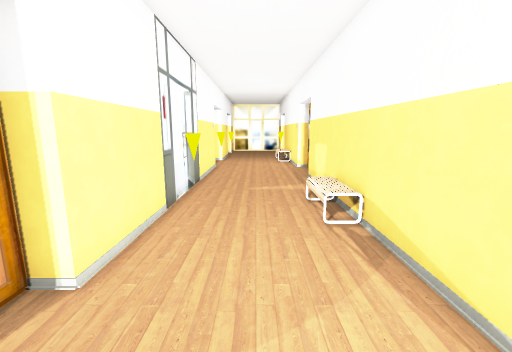
[1] (above)

14 first-person views from a walk through a Godot game level. The camera is 1.3 m above the floor, tilts 10° down and sees 90° across. The floor is counted in squares, 0.5 m on a side. Each view is taken from the middle of a square. On the plan, view 1 faces up. The plan holds only what a view shows up to about 18 squares ahead; the rest is blank. The place goes on beyond the plan.

[2]
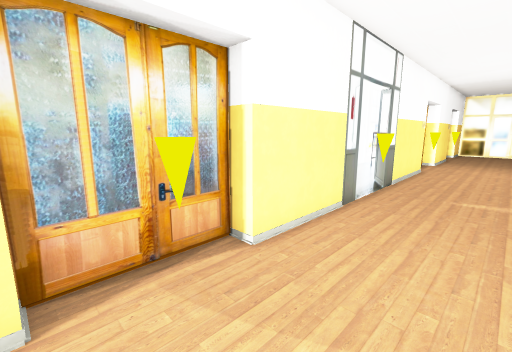

[3]
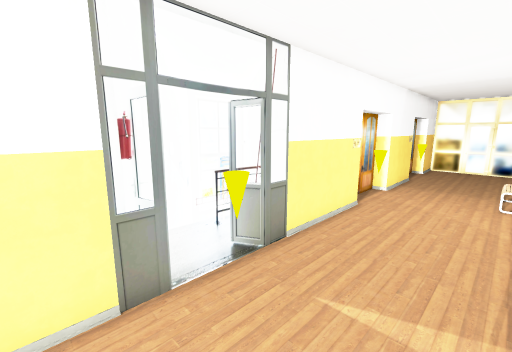

[4]
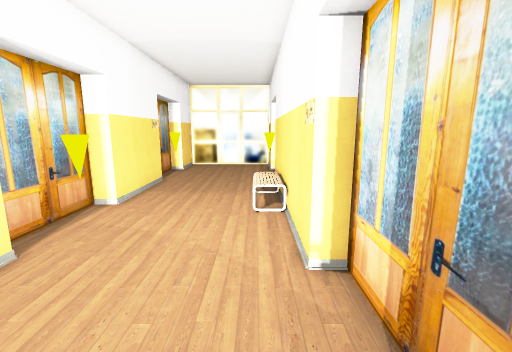

[5]
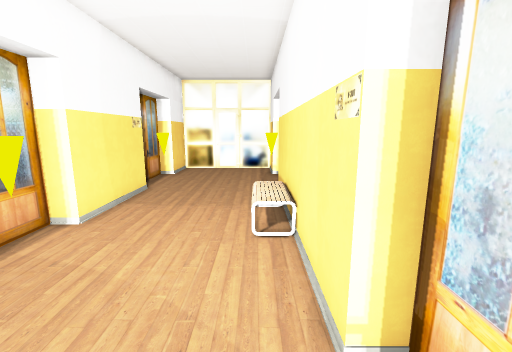

[6]
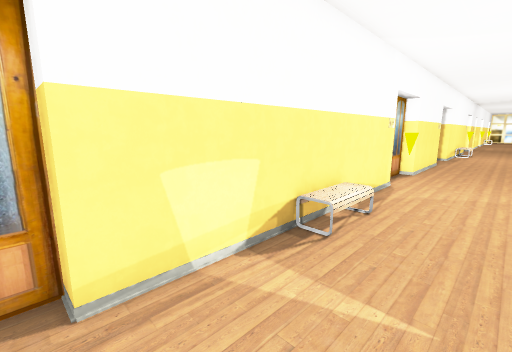

[7]
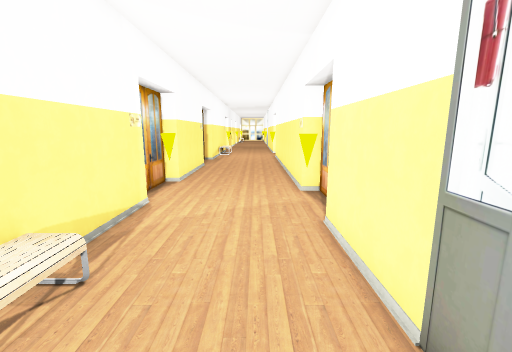

[8]
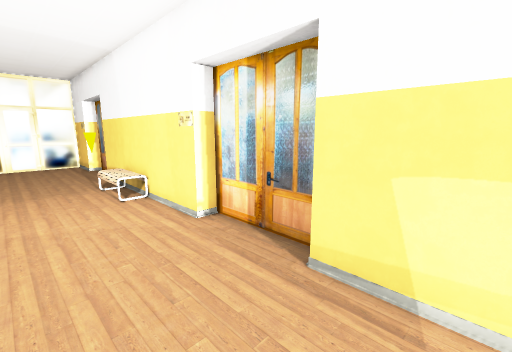

[9]
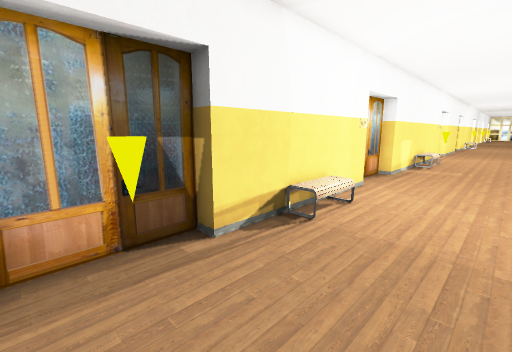

[10]
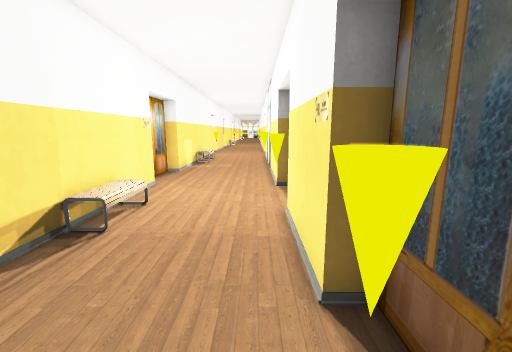

[11]
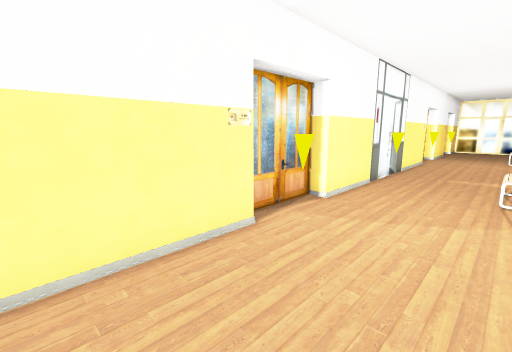

[12]
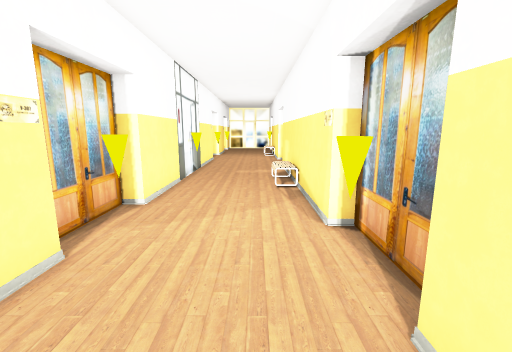

[13]
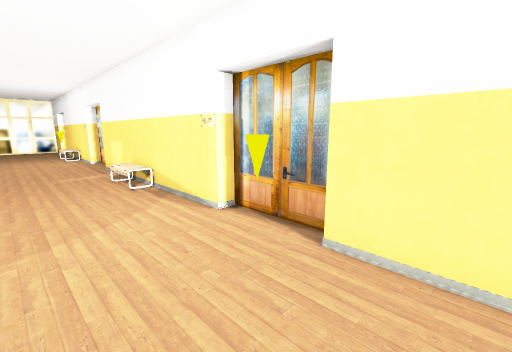

[14]
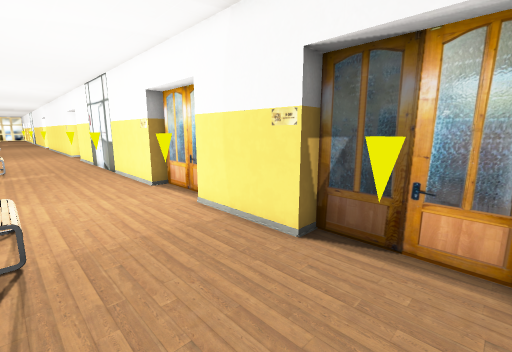

### Floor plan
Points are (right, up) in squares from view 1. A wall is a line through its corners. A room is listed if a view was taken in it or the views show most of it. See-through windows are left out.
Room 1 (views 1, 2, 3, 4, 5, 6, 7, 8, 9, 10, 11, 12, 13, 14)
walls: (-2.9, 31.4) (-3.8, 31.4) (-3.8, 27.5) (-3, 27.5) (-3, 22.9) (-3.8, 22.9) (-3.8, 18.9) (-3, 18.9) (-3, 3.9) (-3.8, 3.9) (-3.8, -0.1) (-3, -0.1) (-3, -5.5); (3, -5.5) (3, -2.2) (3.7, -2.2) (3.7, 1.8) (3, 1.8) (3, 14.5) (3.7, 14.5) (3.7, 18.5) (3, 18.5) (3, 27.5) (3.7, 27.5) (3.7, 31.4) (3, 31.4)
objects: other object (-3, 2); other object (-3, 11) to (-2, 11); other object (-3, 21); other object (-3, 29) to (-3, 30); other object (3, -1) to (3, 0); other object (3, 29) to (3, 30)

Positions as (right, up) in squares from view 1, and headings:
1: (0, 0), facing up
2: (1, 0), facing up-left
3: (2, 7), facing up-left
4: (2, 14), facing up
5: (2, 16), facing up
6: (-1, 15), facing down-right
7: (-1, 11), facing down
8: (-1, 12), facing up-right
9: (-2, 31), facing down-right
10: (-2, 31), facing down
11: (2, -5), facing up-left
12: (1, -5), facing up
13: (-2, -5), facing up-right
14: (2, 31), facing down-left
